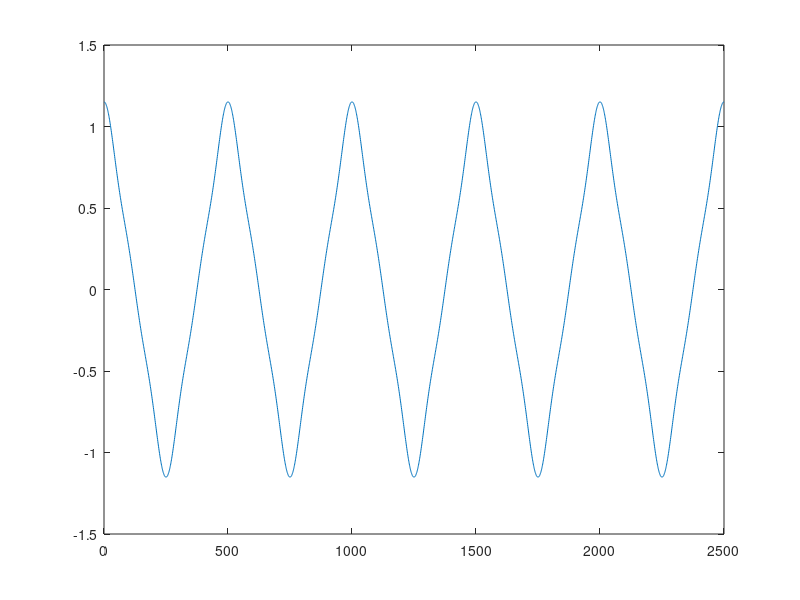

The MATLAB source for this figure: (Note: this script raises an error after producing the figure.)
% TC-065
% Fourier synthesis of a triangular wave with tt=2500 and upto 15 harmonics

clc;
close all;
clear all;

tt=2500;
T=500;

out=zeros(1,tt);

% Triangular wave synthesis equation. You can add and delete harmonics in
% this equation.

for t=1:1:tt
    s=cos(2*pi*t/T)+((1/3)^2)*(cos(2*3*pi*t/T))+((1/5)^2)*(cos(2*5*pi*t/T))
    +((1/7)^2)*(cos(2*7*pi*t/T))+((1/9)^2)*(cos(2*9*pi*t/T))+((1/11)^2)*(cos(2*11*pi*t/T))
    +((1/13)^2)*(cos(2*13*pi*t/T))+((1/15)^2)*(cos(2*15*pi*t/T));
    
    out(t)=s;
end

plot(1:tt,out);
xlable('Time')
ylabel('Amplitude')
title('Fourier Synthesis of Triangular Wave')